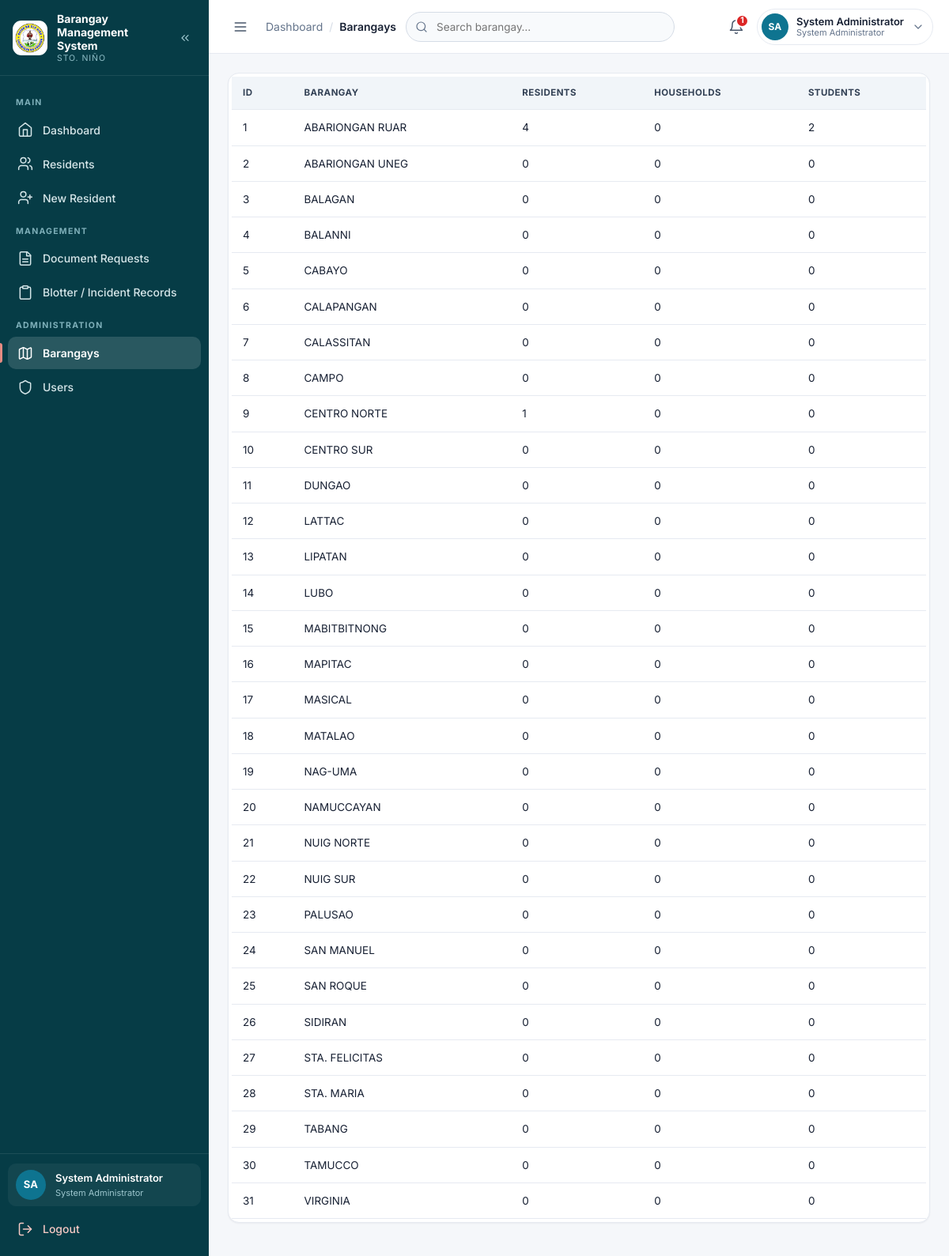
Screenshot of /admin/barangays.php (signed in) with the database file from the repository.
### tables this page shows
CREATE TABLE `barangays` (
  `id` int(11) NOT NULL AUTO_INCREMENT,
  `barangay_name` varchar(150) NOT NULL,
  `created_at` timestamp NOT NULL DEFAULT current_timestamp(),
  PRIMARY KEY (`id`),
  UNIQUE KEY `barangay_name` (`barangay_name`)
);

### config/config.php (called while the page is built, shortened)
<?php
if (!function_exists('url')) {
    function url($path = '') {
        $path = ltrim((string)$path, '/');
        return BASE_URL . '/' . $path;
    }
}
if (!function_exists('asset')) {
    function asset($path) {
        return url('assets/' . ltrim((string)$path, '/'));
    }
}
function e($value) { return htmlspecialchars((string)$value, ENT_QUOTES, 'UTF-8'); }
require_once BASE_PATH . '/includes/auth.php';

### includes/auth.php (called while the page is built, shortened)
<?php
if (!defined('BRGY_AUTH_LOADED')) {
    function role_label(?string $role = null): string
    {
        $role = $role ?? current_role();
        return [
            'admin'     => 'System Administrator',
            'secretary' => 'Barangay Secretary',
            'resident'  => 'Resident',
        ][$role] ?? ucfirst((string)$role);
    }
}
?>

### admin/barangays.php (the view, shortened to what this page needs)
<?php
require_once __DIR__ . '/../config/config.php'; require_admin(); $page_title='Barangays';
$q=trim($_GET['q']??'');
$select='SELECT b.*,
    COUNT(CASE WHEN r.deleted_at IS NULL THEN r.id END) residents,
    COUNT(DISTINCT CASE WHEN r.deleted_at IS NULL AND r.household_no IS NOT NULL AND r.household_no <> \'\' THEN r.household_no END) households,
    COUNT(CASE WHEN r.deleted_at IS NULL AND r.is_student IN (\'Yes\',1,\'1\') THEN r.id END) students
   FROM barangays b
   LEFT JOIN residents r ON r.barangay_id=b.id';
if($q!==''){ $s=$conn->prepare($select.' WHERE b.barangay_name LIKE ? GROUP BY b.id ORDER BY b.barangay_name');
$like="%$q%"; $s->bind_param('s',$like); $s->execute(); $rows=$s->get_result();
} else {
$rows=$conn->query($select.' GROUP BY b.id ORDER BY b.barangay_name');
}
 include BASE_PATH . '/partials/header.php';?>
        <div class="card table-wrap">
            <table><tr>
                <th>ID</th>
                <th>Barangay</th>
                <th>Residents</th>
                <th>Households</th>
                <th>Students</th></tr>
                <?php while($r=$rows->fetch_assoc()): ?>
                <tr><td><?=$r['id']?></td><td><?=e($r['barangay_name'])?></td>
                <td><?=(int)$r['residents']?></td>
                <td><?=(int)$r['households']?></td>
                <td><?=(int)$r['students']?></td></tr><?php endwhile; ?>
                </table></div><?php include BASE_PATH . '/partials/footer.php';

### partials/header.php (shortened to what this page needs)
<?php
$current    = basename($_SERVER['PHP_SELF'] ?? '');
$is_admin   = (($_SESSION['role'] ?? '') === 'admin');
$is_resident = (($_SESSION['role'] ?? '') === 'resident');
$full_name  = $_SESSION['full_name'] ?? 'User';
$role_raw   = $_SESSION['role'] ?? 'user';
$role_label = function_exists('role_label') ? role_label($role_raw) : ($is_admin ? 'System Administrator' : ucfirst($role_raw));
$home_href  = $is_resident ? url('resident/resident_dashboard.php') : url('pages/dashboard.php');
$initials = '';
foreach (preg_split('/\s+/', trim($full_name)) as $part) {
    if ($part !== '' && preg_match('/\p{L}/u', $part, $m)) { $initials .= strtoupper($m[0]); }
}
$initials = substr($initials, 0, 2);
$avatar_photo = '';
if (!function_exists('icon')) {
    function icon($name, $class = 'ico') {
        $path = $paths[$name] ?? '';
        return '<svg class="'.$class.'" viewBox="0 0 24 24" width="20" height="20" fill="none" stroke="currentColor" stroke-width="1.8" stroke-linecap="round" stroke-linejoin="round" aria-hidden="true" focusable="false">'.$path.'</svg>';
    }
}
if ($is_resident) {
    $nav_groups = [
        'MY ACCOUNT' => [
            ['file' => 'resident/resident_dashboard.php', 'label' => 'My Dashboard', 'icon' => 'home'],
            ['file' => 'resident/resident_profile.php',   'label' => 'My Profile',  'icon' => 'user'],
        ],
        'REQUESTS' => [
            ['file' => 'resident/document_request.php', 'label' => 'Request Document', 'icon' => 'file-plus'],
            ['file' => 'resident/blotter_request.php',  'label' => 'File a Blotter',  'icon' => 'alert-triangle'],
        ],
    ];
} else {
    $nav_groups = [
        'MAIN' => [
            ['file' => 'pages/dashboard.php',    'label' => 'Dashboard',    'icon' => 'home'],
            ['file' => 'pages/residents.php',    'label' => 'Residents',    'icon' => 'users'],
            ['file' => 'pages/resident_add.php', 'label' => 'New Resident', 'icon' => 'user-plus'],
        ],
        'MANAGEMENT' => [
            ['file' => 'pages/documents.php', 'label' => 'Document Requests',          'icon' => 'file-text'],
            ['file' => 'pages/blotters.php',  'label' => 'Blotter / Incident Records', 'icon' => 'clipboard'],
        ],
    ];
    if ($is_admin) {
        $nav_groups['ADMINISTRATION'] = [
            ['file' => 'admin/barangays.php', 'label' => 'Barangays', 'icon' => 'map'],
            ['file' => 'admin/users.php',     'label' => 'Users',     'icon' => 'shield'],
        ];
    } else {
        $nav_groups['MY RESIDENTS'] = [
            ['file' => 'secretary/resident_accounts.php', 'label' => 'Resident Accounts', 'icon' => 'shield'],
        ];
    }
}
$pending_notice = 0;
if ($is_resident) {
    $rid = current_resident_id();
    if ($rid !== null) {
        if ($nq = $conn->prepare("SELECT COUNT(*) c FROM document_requests WHERE resident_id=? AND status IN ('Pending','Processing')")) {
            $nq->bind_param('i', $rid);
            $nq->execute();
            $pending_notice = (int)$nq->get_result()->fetch_assoc()['c'];
        }
    }
} elseif ($is_admin) {
    if ($nq = $conn->query("SELECT COUNT(*) c FROM document_requests WHERE status='Pending'")) {
        $pending_notice = (int)$nq->fetch_assoc()['c'];
    }
} else {
    if ($nq = $conn->prepare("SELECT COUNT(*) c FROM document_requests WHERE status='Pending' AND barangay_id=?")) {
        $nq->bind_param('i', $_SESSION['barangay_id']);
        $nq->execute();
        $pending_notice = (int)$nq->get_result()->fetch_assoc()['c'];
    }
}
$crumb = $page_crumb ?? ($page_title ?? 'Overview');
?>
<!doctype html>
<html lang="en">
<head>
<link rel="stylesheet" href="<?= e(asset('css/style.css')) ?>">
</head>
<body>
<div class="app">
    <aside class="sidebar" id="sidebar" aria-label="Primary navigation">
        <div class="sidebar__brand">
            <img class="sidebar__logo" src="<?= e(asset('img/logo.png')) ?>" alt="Sto. Niño Barangay logo">
            <span class="sidebar__brand-text">
                <span class="sidebar__system">Barangay Management System</span>
                <span class="sidebar__barangay">Sto. Niño</span>
            </span>
            <button class="sidebar__collapse" type="button" data-sidebar-collapse aria-label="Collapse sidebar" title="Collapse sidebar"><?= icon('chevrons-left', 'ico ico--sm') ?></button>
        </div>
        <nav class="sidebar__nav" aria-label="Sections">
            <?php foreach ($nav_groups as $group => $items): ?>
                <p class="sidebar__label"><?= e($group) ?></p>
                <?php foreach ($items as $item): $active = ($current === basename($item['file'])); ?>
                    <a class="nav-link<?= $active ? ' is-active' : '' ?>" href="<?= e(url($item['file'])) ?>"<?= $active ? ' aria-current="page"' : '' ?> title="<?= e($item['label']) ?>">
                        <span class="nav-link__ico"><?= icon($item['icon']) ?></span>
                        <span class="nav-link__txt"><?= e($item['label']) ?></span>
                    </a>
                <?php endforeach; ?>
            <?php endforeach; ?>
        </nav>
        <div class="sidebar__foot">
            <div class="sidebar__user">
                <span class="avatar" aria-hidden="true"><?= e($initials) ?></span>
                <span class="sidebar__user-meta">
                    <span class="sidebar__user-name"><?= e($full_name) ?></span>
                    <span class="sidebar__user-role"><?= e($role_label) ?></span>
                </span>
            </div>
            <a class="nav-link nav-link--logout" href="<?= e(url('auth/logout.php')) ?>" title="Logout">
                <span class="nav-link__ico"><?= icon('log-out') ?></span>
                <span class="nav-link__txt">Logout</span>
            </a>
        </div>
    </aside>
    <main class="main">
        <header class="topbar">
            <button class="icon-btn topbar__toggle" type="button" data-sidebar-toggle aria-label="Toggle navigation" aria-controls="sidebar" aria-expanded="false"><?= icon('menu') ?></button>
            <nav class="crumbs" aria-label="Breadcrumb">
                <a class="crumbs__root" href="<?= e($home_href) ?>">Dashboard</a>
                <span class="crumbs__sep" aria-hidden="true">/</span>
                <span class="crumbs__current" aria-current="page"><?= e($crumb) ?></span>
            </nav>
            <?php
            $search_paths = [
                'residents.php' => 'pages/residents.php',
                'documents.php' => 'pages/documents.php',
                'blotters.php'  => 'pages/blotters.php',
                'barangays.php' => 'admin/barangays.php',
                'users.php'     => 'admin/users.php',
            ];
            $search_labels = ['residents.php' => 'Search residents', 'documents.php' => 'Search documents', 'blotters.php' => 'Search blotters', 'barangays.php' => 'Search barangay', 'users.php' => 'Search users'];
            $search_label = $search_labels[$current] ?? 'Search residents';
            if (isset($search_paths[$current])): ?>
            <form class="topbar__search" role="search" method="get" action="<?= e(url($search_paths[$current])) ?>">
                <span class="topbar__search-ico" aria-hidden="true"><?= icon('search', 'ico ico--sm') ?></span>
                <input id="global-search" type="search" name="q" placeholder="<?= e($search_label) ?>…" value="<?= e($_GET['q'] ?? '') ?>" autocomplete="off">
            </form>
            <?php endif; ?>
            <div class="topbar__actions">
                <a class="icon-btn" href="<?= e($is_resident ? url('resident/resident_profile.php') : url('pages/documents.php')) ?>" title="Pending document requests" aria-label="Notifications: <?= (int)$pending_notice ?> pending document requests">
                    <?= icon('bell') ?>
                    <?php if ($pending_notice > 0): ?><span class="icon-btn__badge"><?= (int)$pending_notice ?></span><?php endif; ?>
                </a>
                <div class="dropdown" data-dropdown>
                    <button class="profile-btn" type="button" data-dropdown-toggle aria-haspopup="true" aria-expanded="false">
                        <span class="avatar avatar--sm" aria-hidden="true"><?php if ($avatar_photo !== ''): ?><img src="<?= e(url($avatar_photo)) ?>" alt=""><?php else: ?><?= e($initials) ?><?php endif; ?></span>
                        <span class="profile-btn__meta">
                            <span class="profile-btn__name"><?= e($full_name) ?></span>
                            <span class="profile-btn__role"><?= e($role_label) ?></span>
                        </span>
                        <span class="profile-btn__caret" aria-hidden="true"><?= icon('chevron-down', 'ico ico--sm') ?></span>
                    </button>
                </div>
            </div>
        </header>
        <div class="page">

### partials/footer.php (shortened to what this page needs)
        </div>
    </main>
</div>
</body>
</html>

### rows the page displays
barangays: id "1", barangay_name "ABARIONGAN RUAR", residents "4", households "0", students "2"
barangays: id "2", barangay_name "ABARIONGAN UNEG", residents "0", households "0", students "0"
barangays: id "3", barangay_name "BALAGAN", residents "0", households "0", students "0"
barangays: id "4", barangay_name "BALANNI", residents "0", households "0", students "0"
barangays: id "5", barangay_name "CABAYO", residents "0", households "0", students "0"
barangays: id "6", barangay_name "CALAPANGAN", residents "0", households "0", students "0"
barangays: id "7", barangay_name "CALASSITAN", residents "0", households "0", students "0"
barangays: id "8", barangay_name "CAMPO", residents "0", households "0", students "0"
barangays: id "9", barangay_name "CENTRO NORTE", residents "1", households "0", students "0"
barangays: id "10", barangay_name "CENTRO SUR", residents "0", households "0", students "0"
barangays: id "11", barangay_name "DUNGAO", residents "0", households "0", students "0"
barangays: id "12", barangay_name "LATTAC", residents "0", households "0", students "0"
barangays: id "13", barangay_name "LIPATAN", residents "0", households "0", students "0"
barangays: id "14", barangay_name "LUBO", residents "0", households "0", students "0"
barangays: id "15", barangay_name "MABITBITNONG", residents "0", households "0", students "0"
barangays: id "16", barangay_name "MAPITAC", residents "0", households "0", students "0"
barangays: id "17", barangay_name "MASICAL", residents "0", households "0", students "0"
barangays: id "18", barangay_name "MATALAO", residents "0", households "0", students "0"
barangays: id "19", barangay_name "NAG-UMA", residents "0", households "0", students "0"
barangays: id "20", barangay_name "NAMUCCAYAN", residents "0", households "0", students "0"
barangays: id "21", barangay_name "NUIG NORTE", residents "0", households "0", students "0"
barangays: id "22", barangay_name "NUIG SUR", residents "0", households "0", students "0"
barangays: id "23", barangay_name "PALUSAO", residents "0", households "0", students "0"
barangays: id "24", barangay_name "SAN MANUEL", residents "0", households "0", students "0"
barangays: id "25", barangay_name "SAN ROQUE", residents "0", households "0", students "0"
barangays: id "26", barangay_name "SIDIRAN", residents "0", households "0", students "0"
barangays: id "27", barangay_name "STA. FELICITAS", residents "0", households "0", students "0"
barangays: id "28", barangay_name "STA. MARIA", residents "0", households "0", students "0"
barangays: id "29", barangay_name "TABANG", residents "0", households "0", students "0"
barangays: id "30", barangay_name "TAMUCCO", residents "0", households "0", students "0"
barangays: id "31", barangay_name "VIRGINIA", residents "0", households "0", students "0"

### other values shown
$group "MAIN"
$item['label'] "Dashboard"
$item['label'] "Residents"
$item['label'] "New Resident"
$group "MANAGEMENT"
$item['label'] "Document Requests"
$item['label'] "Blotter / Incident Records"
$group "ADMINISTRATION"
$item['label'] "Barangays"
$item['label'] "Users"
$initials "SA"
$full_name "System Administrator"
$role_label "System Administrator"
$crumb "Barangays"
$pending_notice "1"
